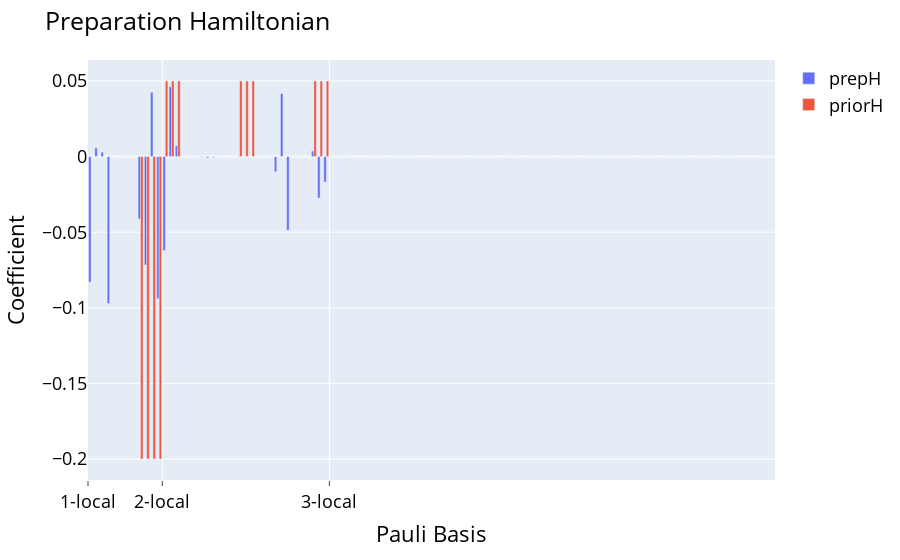

Notebook source saved alongside this figure:
### Code cell
sherbrooke = get_results("../scripts_lap/job_6_Sherbroke")[0]
preparation(sherbrooke)

### Figure 1 — Plotly figure (JSON) as saved in the notebook; plotly's stock layout.template omitted (floating-point values rounded to 4 significant figures)
{"data": [{"alignmentgroup": "True", "hovertemplate": "<b>%{hovertext}</b><br><br>variable=prepH<br>Pauli Basis=%{x}<br>value=%{y}<extra></extra>", "hovertext": ["XIII", "IXII", "IIXI", "IIIX", "YIII", "IYII", "IIYI", "IIIY", "ZIII", "IZII", "IIZI", "IIIZ", "XXII", "IXXI", "IIXX", "XYII", "IXYI", "IIXY", "XZII", "IXZI", "IIXZ", "YXII", "IYXI", "IIYX", "YYII", "IYYI", "IIYY", "YZII", "IYZI", "IIYZ", "ZXII", "IZXI", "IIZX", "ZYII", "IZYI", "IIZY", "ZZII", "IZZI", "IIZZ", "XIXI", "IXIX", "XXXI", "IXXX", "XYXI", "IXYX", "XZXI", "IXZX", "XIYI", "IXIY", "XXYI", "IXXY", "XYYI", "IXYY", "XZYI", "IXZY", "XIZI", "IXIZ", "XXZI", "IXXZ", "XYZI", "IXYZ", "XZZI", "IXZZ", "YIXI", "IYIX", "YXXI", "IYXX", "YYXI", "IYYX", "YZXI", "IYZX", "YIYI", "IYIY", "YXYI", "IYXY", "YYYI", "IYYY", "YZYI", "IYZY", "YIZI", "IYIZ", "YXZI", "IYXZ", "YYZI", "IYYZ", "YZZI", "IYZZ", "ZIXI", "IZIX", "ZXXI", "IZXX", "ZYXI", "IZYX", "ZZXI", "IZZX", "ZIYI", "IZIY", "ZXYI", "IZXY", "ZYYI", "IZYY", "ZZYI", "IZZY", "ZIZI", "IZIZ", "ZXZI", "IZXZ", "ZYZI", "IZYZ", "ZZZI", "IZZZ"], "legendgroup": "prepH", "marker": {"color": "#636efa", "pattern": {"shape": ""}}, "name": "prepH", "offsetgroup": "prepH", "orientation": "v", "showlegend": true, "textposition": "auto", "type": "bar", "x": [0, 1, 2, 3, 4, 5, 6, 7, 8, 9, 10, 11, 12, 13, 14, 15, 16, 17, 18, 19, 20, 21, 22, 23, 24, 25, 26, 27, 28, 29, 30, 31, 32, 33, 34, 35, 36, 37, 38, 39, 40, 41, 42, 43, 44, 45, 46, 47, 48, 49, 50, 51, 52, 53, 54, 55, 56, 57, 58, 59, 60, 61, 62, 63, 64, 65, 66, 67, 68, 69, 70, 71, 72, 73, 74, 75, 76, 77, 78, 79, 80, 81, 82, 83, 84, 85, 86, 87, 88, 89, 90, 91, 92, 93, 94, 95, 96, 97, 98, 99, 100, 101, 102, 103, 104, 105, 106, 107, 108, 109, 110], "xaxis": "x", "y": [-0.08302, 0.005713, 0.002901, -0.09719, 0, 0, 0, 0, -0.04131, -0.07166, 0.04258, -0.09399, -0.06216, 0.04618, 0.007117, 0, 0, 0, -0.0002446, -0.0008177, -0.0003883, 0, 0, 0, 0.0001309, 9.037e-05, 1.09e-05, 0, 0, 0, -0.01008, 0.04174, -0.04867, 0, 0, 0, 0.003691, -0.02744, -0.01679, 1.254e-07, 2.832e-07, 0.0001146, -6.133e-05, 0, 0, -6.199e-05, -1.102e-06, 0, 0, 0, 0, 3.859e-05, -4.534e-05, 0, 0, -1.13e-07, 1.871e-08, -8.095e-05, -2.2e-05, 0, 0, -2.537e-06, 1.465e-06, 0, 0, 0, 0, -8.143e-05, -0.0001037, 0, 0, -5.065e-08, -3.355e-09, -8.583e-08, -1.188e-07, 0, 0, 1.853e-07, -3.106e-08, 0, 0, 0, 0, 5.048e-05, -3.569e-05, 0, 0, -4.283e-06, 6.795e-06, 1.122e-05, -5.404e-05, 0, 0, -2.154e-05, 4.408e-05, 0, 0, 0, 0, 1.679e-06, -5.38e-05, 0, 0, -4.063e-07, 5.274e-07, -1.354e-05, -1.765e-05, 0, 0, 6.819e-06, 1.68e-05], "yaxis": "y"}, {"alignmentgroup": "True", "hovertemplate": "<b>%{hovertext}</b><br><br>variable=priorH<br>Pauli Basis=%{x}<br>value=%{y}<extra></extra>", "hovertext": ["XIII", "IXII", "IIXI", "IIIX", "YIII", "IYII", "IIYI", "IIIY", "ZIII", "IZII", "IIZI", "IIIZ", "XXII", "IXXI", "IIXX", "XYII", "IXYI", "IIXY", "XZII", "IXZI", "IIXZ", "YXII", "IYXI", "IIYX", "YYII", "IYYI", "IIYY", "YZII", "IYZI", "IIYZ", "ZXII", "IZXI", "IIZX", "ZYII", "IZYI", "IIZY", "ZZII", "IZZI", "IIZZ", "XIXI", "IXIX", "XXXI", "IXXX", "XYXI", "IXYX", "XZXI", "IXZX", "XIYI", "IXIY", "XXYI", "IXXY", "XYYI", "IXYY", "XZYI", "IXZY", "XIZI", "IXIZ", "XXZI", "IXXZ", "XYZI", "IXYZ", "XZZI", "IXZZ", "YIXI", "IYIX", "YXXI", "IYXX", "YYXI", "IYYX", "YZXI", "IYZX", "YIYI", "IYIY", "YXYI", "IYXY", "YYYI", "IYYY", "YZYI", "IYZY", "YIZI", "IYIZ", "YXZI", "IYXZ", "YYZI", "IYYZ", "YZZI", "IYZZ", "ZIXI", "IZIX", "ZXXI", "IZXX", "ZYXI", "IZYX", "ZZXI", "IZZX", "ZIYI", "IZIY", "ZXYI", "IZXY", "ZYYI", "IZYY", "ZZYI", "IZZY", "ZIZI", "IZIZ", "ZXZI", "IZXZ", "ZYZI", "IZYZ", "ZZZI", "IZZZ"], "legendgroup": "priorH", "marker": {"color": "#EF553B", "pattern": {"shape": ""}}, "name": "priorH", "offsetgroup": "priorH", "orientation": "v", "showlegend": true, "textposition": "auto", "type": "bar", "x": [0, 1, 2, 3, 4, 5, 6, 7, 8, 9, 10, 11, 12, 13, 14, 15, 16, 17, 18, 19, 20, 21, 22, 23, 24, 25, 26, 27, 28, 29, 30, 31, 32, 33, 34, 35, 36, 37, 38, 39, 40, 41, 42, 43, 44, 45, 46, 47, 48, 49, 50, 51, 52, 53, 54, 55, 56, 57, 58, 59, 60, 61, 62, 63, 64, 65, 66, 67, 68, 69, 70, 71, 72, 73, 74, 75, 76, 77, 78, 79, 80, 81, 82, 83, 84, 85, 86, 87, 88, 89, 90, 91, 92, 93, 94, 95, 96, 97, 98, 99, 100, 101, 102, 103, 104, 105, 106, 107, 108, 109, 110], "xaxis": "x", "y": [0, 0, 0, 0, 0, 0, 0, 0, -0.2, -0.2, -0.2, -0.2, 0.05, 0.05, 0.05, 0, 0, 0, 0, 0, 0, 0, 0, 0, 0.05, 0.05, 0.05, 0, 0, 0, 0, 0, 0, 0, 0, 0, 0.05, 0.05, 0.05, 0, 0, 0, 0, 0, 0, 0, 0, 0, 0, 0, 0, 0, 0, 0, 0, 0, 0, 0, 0, 0, 0, 0, 0, 0, 0, 0, 0, 0, 0, 0, 0, 0, 0, 0, 0, 0, 0, 0, 0, 0, 0, 0, 0, 0, 0, 0, 0, 0, 0, 0, 0, 0, 0, 0, 0, 0, 0, 0, 0, 0, 0, 0, 0, 0, 0, 0, 0, 0, 0, 0, 0], "yaxis": "y"}], "layout": {"barmode": "group", "font": {"color": "black", "size": 18}, "legend": {"title": {"text": ""}, "tracegroupgap": 0}, "margin": {"t": 60}, "title": {"text": "Preparation Hamiltonian"}, "xaxis": {"anchor": "y", "domain": [0, 1], "showgrid": true, "ticklen": 5, "ticks": "outside", "ticktext": ["1-local", "2-local", "3-local"], "tickvals": [-0.5, 11.5, 38.5], "title": {"text": "Pauli Basis"}}, "yaxis": {"anchor": "x", "domain": [0, 1], "title": {"text": "Coefficient"}}}}
